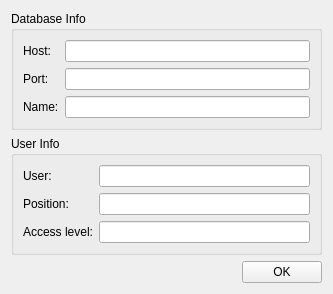
<?xml version="1.0" encoding="UTF-8"?>
<ui version="4.0">
 <class>connection_info_form</class>
 <widget class="QWidget" name="connection_info_form">
  <property name="geometry">
   <rect>
    <x>0</x>
    <y>0</y>
    <width>333</width>
    <height>285</height>
   </rect>
  </property>
  <property name="windowTitle">
   <string>Connection Info</string>
  </property>
  <layout class="QGridLayout" name="gridLayout_3">
   <item row="0" column="0" colspan="2">
    <widget class="QGroupBox" name="gbDatabase">
     <property name="title">
      <string>Database Info</string>
     </property>
     <layout class="QGridLayout" name="gridLayout">
      <item row="0" column="0">
       <widget class="QLabel" name="lDBHost">
        <property name="text">
         <string>Host:</string>
        </property>
       </widget>
      </item>
      <item row="0" column="1">
       <widget class="QLineEdit" name="leDBHost">
        <property name="readOnly">
         <bool>true</bool>
        </property>
       </widget>
      </item>
      <item row="1" column="0">
       <widget class="QLabel" name="lDBPort">
        <property name="text">
         <string>Port:</string>
        </property>
       </widget>
      </item>
      <item row="1" column="1">
       <widget class="QLineEdit" name="leDBPort">
        <property name="readOnly">
         <bool>true</bool>
        </property>
       </widget>
      </item>
      <item row="2" column="0">
       <widget class="QLabel" name="lDBName">
        <property name="text">
         <string>Name:</string>
        </property>
       </widget>
      </item>
      <item row="2" column="1">
       <widget class="QLineEdit" name="leDBName">
        <property name="readOnly">
         <bool>true</bool>
        </property>
       </widget>
      </item>
     </layout>
    </widget>
   </item>
   <item row="1" column="0" colspan="2">
    <widget class="QGroupBox" name="gbUser">
     <property name="title">
      <string>User Info</string>
     </property>
     <layout class="QGridLayout" name="gridLayout_2">
      <item row="0" column="0">
       <widget class="QLabel" name="lUserName">
        <property name="text">
         <string>User:</string>
        </property>
       </widget>
      </item>
      <item row="0" column="1">
       <widget class="QLineEdit" name="leUser">
        <property name="readOnly">
         <bool>true</bool>
        </property>
       </widget>
      </item>
      <item row="1" column="0">
       <widget class="QLabel" name="lPosition">
        <property name="text">
         <string>Position:</string>
        </property>
       </widget>
      </item>
      <item row="1" column="1">
       <widget class="QLineEdit" name="lePosition">
        <property name="readOnly">
         <bool>true</bool>
        </property>
       </widget>
      </item>
      <item row="2" column="0">
       <widget class="QLabel" name="lAccLevel">
        <property name="text">
         <string>Access level:</string>
        </property>
       </widget>
      </item>
      <item row="2" column="1">
       <widget class="QLineEdit" name="leAccLevel">
        <property name="readOnly">
         <bool>true</bool>
        </property>
       </widget>
      </item>
     </layout>
    </widget>
   </item>
   <item row="2" column="0">
    <spacer name="horizontalSpacer">
     <property name="orientation">
      <enum>Qt::Horizontal</enum>
     </property>
     <property name="sizeHint" stdset="0">
      <size>
       <width>231</width>
       <height>20</height>
      </size>
     </property>
    </spacer>
   </item>
   <item row="2" column="1">
    <widget class="QPushButton" name="pbOK">
     <property name="text">
      <string>OK</string>
     </property>
    </widget>
   </item>
  </layout>
 </widget>
 <resources>
  <include location="../../ddocs_ico/ddocs_icon_set.qrc"/>
 </resources>
 <connections/>
</ui>
